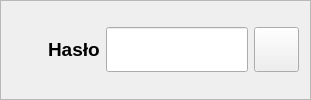
                  <widget class="QFrame" name="haslo">
                   <property name="minimumSize">
                    <size>
                     <width>0</width>
                     <height>100</height>
                    </size>
                   </property>
                   <property name="maximumSize">
                    <size>
                     <width>16777215</width>
                     <height>100</height>
                    </size>
                   </property>
                   <property name="frameShape">
                    <enum>QFrame::StyledPanel</enum>
                   </property>
                   <property name="frameShadow">
                    <enum>QFrame::Raised</enum>
                   </property>
                   <layout class="QHBoxLayout" name="horizontalLayout_4">
                    <item>
                     <widget class="QLabel" name="lb_ikona_haslo">
                      <property name="minimumSize">
                       <size>
                        <width>30</width>
                        <height>30</height>
                       </size>
                      </property>
                      <property name="maximumSize">
                       <size>
                        <width>30</width>
                        <height>30</height>
                       </size>
                      </property>
                      <property name="font">
                       <font>
                        <pointsize>8</pointsize>
                       </font>
                      </property>
                      <property name="text">
                       <string/>
                      </property>
                      <property name="pixmap">
                       <pixmap>../icons/icons_blue/lock.svg</pixmap>
                      </property>
                      <property name="scaledContents">
                       <bool>true</bool>
                      </property>
                     </widget>
                    </item>
                    <item>
                     <widget class="QLabel" name="lb_haslo">
                      <property name="minimumSize">
                       <size>
                        <width>0</width>
                        <height>45</height>
                       </size>
                      </property>
                      <property name="maximumSize">
                       <size>
                        <width>16777215</width>
                        <height>45</height>
                       </size>
                      </property>
                      <property name="font">
                       <font>
                        <pointsize>14</pointsize>
                        <weight>75</weight>
                        <bold>true</bold>
                       </font>
                      </property>
                      <property name="text">
                       <string>Hasło</string>
                      </property>
                     </widget>
                    </item>
                    <item>
                     <widget class="QLineEdit" name="le_haslo">
                      <property name="minimumSize">
                       <size>
                        <width>0</width>
                        <height>45</height>
                       </size>
                      </property>
                      <property name="maximumSize">
                       <size>
                        <width>350</width>
                        <height>45</height>
                       </size>
                      </property>
                      <property name="font">
                       <font>
                        <pointsize>11</pointsize>
                       </font>
                      </property>
                      <property name="echoMode">
                       <enum>QLineEdit::Password</enum>
                      </property>
                      <property name="alignment">
                       <set>Qt::AlignLeading|Qt::AlignLeft|Qt::AlignVCenter</set>
                      </property>
                      <property name="readOnly">
                       <bool>true</bool>
                      </property>
                     </widget>
                    </item>
                    <item>
                     <widget class="QPushButton" name="btn_haslo_edit">
                      <property name="minimumSize">
                       <size>
                        <width>45</width>
                        <height>45</height>
                       </size>
                      </property>
                      <property name="maximumSize">
                       <size>
                        <width>45</width>
                        <height>45</height>
                       </size>
                      </property>
                      <property name="text">
                       <string/>
                      </property>
                      <property name="icon">
                       <iconset>
                        <normaloff>../icons/icons_blue/edit.svg</normaloff>../icons/icons_blue/edit.svg</iconset>
                      </property>
                      <property name="iconSize">
                       <size>
                        <width>25</width>
                        <height>25</height>
                       </size>
                      </property>
                     </widget>
                    </item>
                   </layout>
                  </widget>
